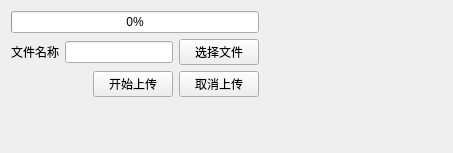
<?xml version="1.0" encoding="UTF-8"?>
<ui version="4.0">
 <class>FileTransmit</class>
 <widget class="QWidget" name="FileTransmit">
  <property name="geometry">
   <rect>
    <x>0</x>
    <y>0</y>
    <width>453</width>
    <height>153</height>
   </rect>
  </property>
  <property name="windowTitle">
   <string>Form</string>
  </property>
  <layout class="QVBoxLayout" name="verticalLayout_2">
   <item>
    <layout class="QHBoxLayout" name="horizontalLayout_3">
     <item>
      <layout class="QVBoxLayout" name="verticalLayout">
       <item>
        <widget class="QProgressBar" name="pb_fileupload">
         <property name="value">
          <number>0</number>
         </property>
        </widget>
       </item>
       <item>
        <layout class="QHBoxLayout" name="horizontalLayout">
         <item>
          <widget class="QLabel" name="label">
           <property name="text">
            <string>文件名称</string>
           </property>
          </widget>
         </item>
         <item>
          <widget class="QLineEdit" name="edit_filepath"/>
         </item>
         <item>
          <widget class="QPushButton" name="btn_filechose">
           <property name="text">
            <string>选择文件</string>
           </property>
          </widget>
         </item>
        </layout>
       </item>
       <item>
        <layout class="QHBoxLayout" name="horizontalLayout_2">
         <item>
          <spacer name="horizontalSpacer">
           <property name="orientation">
            <enum>Qt::Horizontal</enum>
           </property>
           <property name="sizeHint" stdset="0">
            <size>
             <width>40</width>
             <height>20</height>
            </size>
           </property>
          </spacer>
         </item>
         <item>
          <widget class="QPushButton" name="btn_upload">
           <property name="text">
            <string>开始上传</string>
           </property>
          </widget>
         </item>
         <item>
          <widget class="QPushButton" name="btn_cancel">
           <property name="text">
            <string>取消上传</string>
           </property>
          </widget>
         </item>
        </layout>
       </item>
      </layout>
     </item>
     <item>
      <spacer name="horizontalSpacer_2">
       <property name="orientation">
        <enum>Qt::Horizontal</enum>
       </property>
       <property name="sizeHint" stdset="0">
        <size>
         <width>174</width>
         <height>20</height>
        </size>
       </property>
      </spacer>
     </item>
    </layout>
   </item>
   <item>
    <spacer name="verticalSpacer">
     <property name="orientation">
      <enum>Qt::Vertical</enum>
     </property>
     <property name="sizeHint" stdset="0">
      <size>
       <width>20</width>
       <height>44</height>
      </size>
     </property>
    </spacer>
   </item>
  </layout>
 </widget>
 <resources/>
 <connections/>
</ui>
